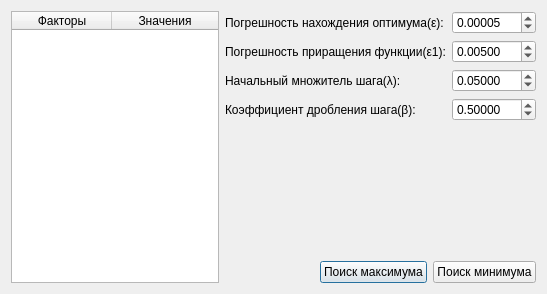
<?xml version="1.0" encoding="UTF-8"?>
<ui version="4.0">
 <class>OptimumSearchSettingsDialog</class>
 <widget class="QDialog" name="OptimumSearchSettingsDialog">
  <property name="geometry">
   <rect>
    <x>0</x>
    <y>0</y>
    <width>547</width>
    <height>294</height>
   </rect>
  </property>
  <property name="windowTitle">
   <string>Поиск оптимума градиентным методом с дроблением шага</string>
  </property>
  <property name="windowFilePath">
   <string/>
  </property>
  <layout class="QHBoxLayout" name="horizontalLayout_2" stretch="2,1">
   <item>
    <widget class="QTableWidget" name="tableWidget">
     <attribute name="horizontalHeaderStretchLastSection">
      <bool>true</bool>
     </attribute>
     <column>
      <property name="text">
       <string>Факторы</string>
      </property>
     </column>
     <column>
      <property name="text">
       <string>Значения</string>
      </property>
     </column>
    </widget>
   </item>
   <item>
    <layout class="QVBoxLayout" name="verticalLayout">
     <item>
      <layout class="QFormLayout" name="formLayout">
       <property name="fieldGrowthPolicy">
        <enum>QFormLayout::AllNonFixedFieldsGrow</enum>
       </property>
       <item row="0" column="0">
        <widget class="QLabel" name="label">
         <property name="text">
          <string>Погрешность нахождения оптимума(ε):</string>
         </property>
        </widget>
       </item>
       <item row="0" column="1">
        <widget class="QDoubleSpinBox" name="eps">
         <property name="decimals">
          <number>5</number>
         </property>
         <property name="minimum">
          <double>0.000010000000000</double>
         </property>
         <property name="maximum">
          <double>1.000000000000000</double>
         </property>
         <property name="singleStep">
          <double>0.000010000000000</double>
         </property>
         <property name="value">
          <double>0.000050000000000</double>
         </property>
        </widget>
       </item>
       <item row="1" column="0">
        <widget class="QLabel" name="label_2">
         <property name="text">
          <string>Погрешность приращения функции(ε1):</string>
         </property>
        </widget>
       </item>
       <item row="1" column="1">
        <widget class="QDoubleSpinBox" name="eps1">
         <property name="decimals">
          <number>5</number>
         </property>
         <property name="minimum">
          <double>0.000010000000000</double>
         </property>
         <property name="maximum">
          <double>1.000000000000000</double>
         </property>
         <property name="singleStep">
          <double>0.000010000000000</double>
         </property>
         <property name="value">
          <double>0.005000000000000</double>
         </property>
        </widget>
       </item>
       <item row="2" column="0">
        <widget class="QLabel" name="label_5">
         <property name="text">
          <string>Начальный множитель шага(λ):</string>
         </property>
        </widget>
       </item>
       <item row="2" column="1">
        <widget class="QDoubleSpinBox" name="lambda">
         <property name="decimals">
          <number>5</number>
         </property>
         <property name="minimum">
          <double>0.000010000000000</double>
         </property>
         <property name="maximum">
          <double>999.000000000000000</double>
         </property>
         <property name="singleStep">
          <double>0.000010000000000</double>
         </property>
         <property name="value">
          <double>0.050000000000000</double>
         </property>
        </widget>
       </item>
       <item row="3" column="0">
        <widget class="QLabel" name="label_6">
         <property name="text">
          <string>Коэффициент дробления шага(β):</string>
         </property>
        </widget>
       </item>
       <item row="3" column="1">
        <widget class="QDoubleSpinBox" name="beta">
         <property name="decimals">
          <number>5</number>
         </property>
         <property name="minimum">
          <double>0.000010000000000</double>
         </property>
         <property name="maximum">
          <double>1.000000000000000</double>
         </property>
         <property name="singleStep">
          <double>0.000010000000000</double>
         </property>
         <property name="value">
          <double>0.500000000000000</double>
         </property>
        </widget>
       </item>
      </layout>
     </item>
     <item>
      <spacer name="verticalSpacer">
       <property name="orientation">
        <enum>Qt::Vertical</enum>
       </property>
       <property name="sizeHint" stdset="0">
        <size>
         <width>20</width>
         <height>40</height>
        </size>
       </property>
      </spacer>
     </item>
     <item>
      <layout class="QHBoxLayout" name="horizontalLayout">
       <item>
        <spacer name="horizontalSpacer">
         <property name="orientation">
          <enum>Qt::Horizontal</enum>
         </property>
         <property name="sizeHint" stdset="0">
          <size>
           <width>40</width>
           <height>20</height>
          </size>
         </property>
        </spacer>
       </item>
       <item>
        <widget class="QPushButton" name="pushButtonMax">
         <property name="text">
          <string>Поиск максимума</string>
         </property>
        </widget>
       </item>
       <item>
        <widget class="QPushButton" name="pushButtonMin">
         <property name="text">
          <string>Поиск минимума</string>
         </property>
        </widget>
       </item>
      </layout>
     </item>
    </layout>
   </item>
  </layout>
 </widget>
 <resources/>
 <connections/>
</ui>
